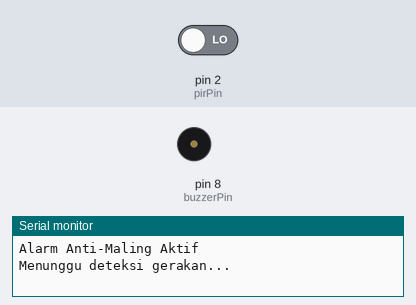
This sketch was run on a simulated Arduino Uno, built with avr-gcc and run on an emulated ATmega328P. On the bench: buzzer (waves = sounding, pin HIGH), the last lines printed to the serial monitor. Inputs (shaded band) come from the test bench; at power-on: pin 2 (pirPin) LOW.

Above: at 1.8 s.
1.9 s: pin 2 (pirPin) driven HIGH
At 2.5 s:
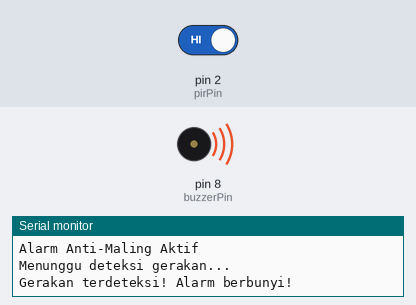
4.9 s: pin 2 (pirPin) driven LOW
At 6.0 s:
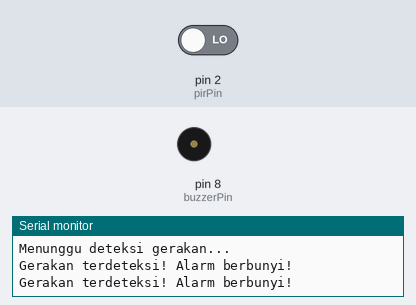
Timing chart, 0 to 7.9 s (numbered marks = the images above; inputs shaded):
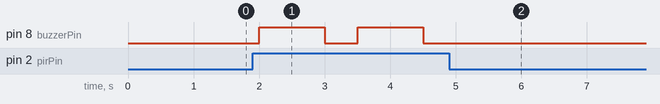

The sketch:

alarmantimaling.ino
```cpp
// Pin sensor PIR dan buzzer
const int pirPin = 2;    // Pin digital untuk sensor PIR
const int buzzerPin = 8; // Pin digital untuk buzzer

void setup() {
  // Inisialisasi pin
  pinMode(pirPin, INPUT);    // Sensor PIR sebagai input
  pinMode(buzzerPin, OUTPUT); // Buzzer sebagai output

  // Inisialisasi komunikasi serial untuk debugging
  Serial.begin(9600);

  // Menampilkan status awal
  Serial.println("Alarm Anti-Maling Aktif");
  Serial.println("Menunggu deteksi gerakan...");
}

void loop() {
  // Membaca data dari sensor PIR
  int motionDetected = digitalRead(pirPin);

  if (motionDetected == HIGH) { // Jika gerakan terdeteksi
    Serial.println("Gerakan terdeteksi! Alarm berbunyi!");
    digitalWrite(buzzerPin, HIGH); // Nyalakan buzzer
    delay(1000);                   // Buzzer berbunyi selama 1 detik
    digitalWrite(buzzerPin, LOW);  // Matikan buzzer
  } else {
    digitalWrite(buzzerPin, LOW); // Pastikan buzzer mati saat tidak ada gerakan
  }

  delay(500); // Tunggu sebelum pembacaan berikutnya
}
```

Measured:
- after the input at 1.9 s, pin 8 (buzzerPin): alternates HIGH for 1.0 s and LOW for 0.50 s, starting after 0.10 s
- after the input at 4.9 s, pin 8 (buzzerPin): stops changing and stays LOW
